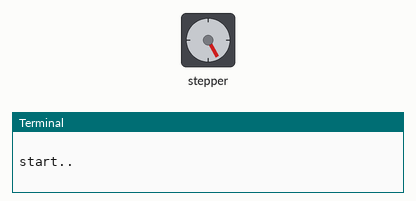
The program below on a simulated Raspberry Pi (BCM pin numbers). On the bench: stepper motor, the last lines printed to the terminal. The stepper is drawn at 200 steps a turn; the clock reads 2024-03-15 10:24:30 at power-on unless the program sets it.

Above: at 0.8 s.
At 1.5 s:
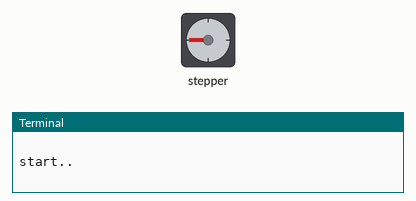
At 21.1 s:
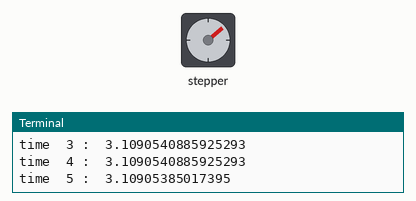
Timing chart, 0 to 22.0 s (numbered marks = the images above):
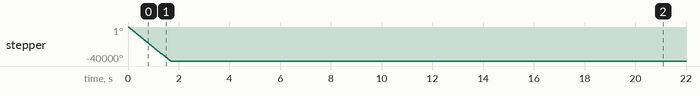

The program:

rail_with_raspberrypi.py
```python
'''
This is code for controlling stepper motor with raspberry pi.
Python3 was used, and because of controlling stepper motor with raspberry pi is little bit slow, we don't use this code any more.
But, if stepper motor is changed(faster one, with large max RPM) maybe this code can be used.
'''

from time import sleep
import RPi.GPIO as gpio
import time


# PUL = 21
DIR = 20
#ENA = 6
STEP = 21
GO_LEFT =1
GO_RIGHT =0

gpio.setmode(gpio.BCM)

print("ready\n")
# gpio.setup(PUL, gpio.OUT)
gpio.setup(DIR, gpio.OUT)
#gpio.setup(ENA, gpio.OUT)
gpio.setup(STEP, gpio.OUT)
gpio.output(DIR,GO_RIGHT)
print("start..\n")

gap = 0.0001
two_inch = 41454
cycle = 20


# Main body of code
try:
    start1 = time.time()
    gpio.output(DIR,GO_RIGHT)


    ## because it is hard to increase speed of stepper motor at one time, gradually increase the speed of stepper motor
    for x in range(cycle):
        start_temp = time.time()
        for y in range(two_inch):
            gpio.output(STEP,gpio.HIGH)
            sleep(gap)
            gpio.output(STEP,gpio.LOW)
           # sleep(gap)
            if gap > 0.000065:
             gap = gap - 0.000001
        print("time ", x, ": ", time.time() - start_temp)
    print("all time: ", time.time() - start1)


except KeyboardInterrupt: # If there is a KeyboardInterrupt (when you press ctrl+c), exit the program and cleanup
    print("Cleaning up!")
    gpio.cleanup()


finally:
    print("clean up")
    gpio.cleanup()
```

Measured:
- by itself, stepper: turns 40000° counter-clockwise in 1.7 s
